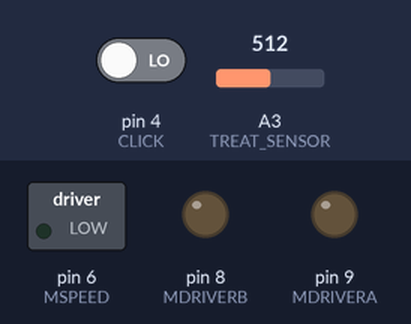
This sketch was run on a simulated Arduino Uno, built with avr-gcc and run on an emulated ATmega328P. Parts: switched loads named in the sketch (green lamp = pin HIGH), output pins drawn as LEDs (lit = HIGH). The inputs (shaded band) are chosen by the test bench; at power-on: pin 4 (CLICK) LOW, A3 (TREAT_SENSOR) = 512.

Above: at 1.2 s.
1.3 s: pin 4 (CLICK) driven HIGH
At 2.5 s:
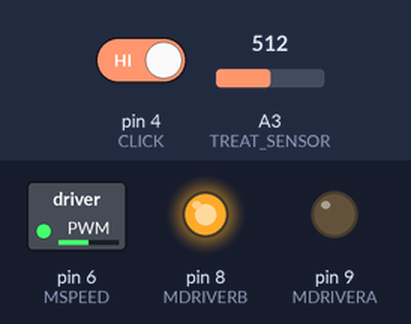
Timing chart, 0 to 4.3 s (numbered marks = the images above; inputs shaded):
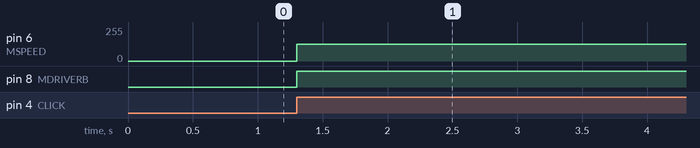

Measured:
- after the input at 1.3 s, pin 6 (MSPEED): 0/255 → 127/255 at once; pin 8 (MDRIVERB): LOW → HIGH at once

The sketch:

TreatAndTrainDriver.ino
```cpp
/*
 * Treat & Train Custom Driver
 * Author: Walker Arce, March 2020
 *
 * This program is used to drive the Treat & Train device for pellet dispensation.
 * It operates using a simple USB command protocol and can also be driven by the use of the
 * accompanying RF remote.
 *
 * The current operation of the system is as follows:
 *    1. A command is sent over USB to dispense a pellet,
 *        a. Drives wheel until pellet sensor is broken or wheel goes a full rotation.
 *    2. The button 'Dispense' is clicked on the RF remote
 *        a. Drives wheel until pellet sensor is broken or wheel goes a full rotation.
 *
 * The motor can be driven at a variety of levels, for the second state of operation, it will be driven at half speed (6V DC).
 *
 * This initial version is meant to simply replicate functionality.  The Treat & Train can be restored to original functionality
 * by reconnecting the internal board and sensors.
 *
 * v0.1
 * 16 March 2020
 */

#include "pins.h"

float Vout = 0.00;
float Vin = 0.00;
float R1 = 1000000.00; // resistance of R1 (1M)
float R2 = 1000000.00; // resistance of R2 (1M)

float wheelVoltage = 0;
float treatVoltage = 0;
int clickSignal = 0;

int clickCycles = 1;
int globalMotorSpeed = 127;

void setup()
{
   Serial.begin(9600);
   initPins();
   stopMotor();
   //testWheel();
   //moveMotor(50, true);
}

void loop()
{
  //Listen for the RF remote
  if (digitalRead(CLICK) == HIGH)
  {
    if(dispenseCommand(clickCycles, 127, false, false))
    {
      Serial.println("Successfully dispensed");
    }
    else
    {
      Serial.println("Error occurred");
    }
    while(digitalRead(CLICK) == HIGH) {}
  }
  //Wait for USB input
  while(Serial.available() > 0)
  {
    char command[4];
    size_t bytesRead = Serial.readBytes(command, 4);
    //Check for 'C' being sent
    if (command[0] == 67 && command[3] == 69)
    {
      switch(command[1])
      {
        //Check for 'D' being sent
        //This dispenses the specified number of treats, give or take.
        case 68:
          if (dispenseCommand(command[2], globalMotorSpeed, false, true))
          {
            Serial.write(0x00);
          }
          break;
        //Check for 'P' being sent
        //This prints out the current state of the internal sensors.
        case 80:
          debugSensors();
          Serial.write(0x00);
          break;
        //Check for 'B' being sent
        //This updates the number of treats dispensed when RF remote is clicked
        case 66:
          clickCycles = command[2] - 0x30;
          Serial.write(0x00);
          break;
        //Command not recognized
        default:
          Serial.write(0x01);
      }
    }
    else
    {
      Serial.write(0x01);
    }
  }
}

void testWheel()
{
  int motorSpeed = 0;
  while(motorSpeed != 255/2){
  moveMotor(motorSpeed++, true);
  wheelVoltage = getVoltage(WHEEL_SENSOR, 10);
  wheelVoltage = roundFloat(wheelVoltage, 1);

  treatVoltage = getVoltage(TREAT_SENSOR, 10);
  treatVoltage = roundFloat(treatVoltage, 1);

  Serial.print("Wheel Voltage: ");
  Serial.print(wheelVoltage);
  Serial.print("V | Treat Voltage: ");
  Serial.print(treatVoltage);
  Serial.print("V");
  Serial.print(" | Speed: ");
  Serial.print(motorSpeed);
  Serial.println();
  delay(500);
  }
  stopMotor();
}

void debugSensors()
{
  wheelVoltage = getVoltage(WHEEL_SENSOR, 10);
  wheelVoltage = roundFloat(wheelVoltage, 1);

  treatVoltage = getVoltage(TREAT_SENSOR, 10);
  treatVoltage = roundFloat(treatVoltage, 1);

  Serial.print("Wheel Voltage: ");
  Serial.print(wheelVoltage);
  Serial.print("V | Treat Voltage: ");
  Serial.print(treatVoltage);
  Serial.print("V");
  Serial.println();
}
bool dispenseCommand(int cycles, int motorSpeed, bool motorDir, bool isASCII)
{
  int treatSamples = cycles;
  if (isASCII) { treatSamples = cycles - 0x30; }
  int wheelSamples = treatSamples * 3;
  moveMotor(motorSpeed, motorDir);

  while (treatSamples != 0)
  {
    treatVoltage = getVoltage(TREAT_SENSOR, 10);
    treatVoltage = roundFloat(treatVoltage, 1);

    if (treatVoltage < 1.00)
    {
      treatSamples--;
      while (treatVoltage < 1.00)
      {
        treatVoltage = getVoltage(TREAT_SENSOR, 10);
        treatVoltage = roundFloat(treatVoltage, 1);
      }
    }
    /*
    wheelVoltage = getVoltage(WHEEL_SENSOR, 10);
    wheelVoltage = roundFloat(wheelVoltage, 1);

    if (wheelVoltage < 4.90)
    {
      wheelSamples--;
      delay(500);
      while (wheelVoltage < 4.90)
      {
        wheelVoltage = getVoltage(WHEEL_SENSOR, 10);
        wheelVoltage = roundFloat(wheelVoltage, 1);
      }
    }
    */
  }
  stopMotor();
  return true;
}

//Source: https://stackoverflow.com/questions/1343890/how-do-i-restrict-a-float-value-to-only-two-places-after-the-decimal-point-in-c
float roundFloat(float raw, int precision)
{
  return floorf(raw * (10 * precision)) / 10;
}
//Source: https://create.arduino.cc/projecthub/next-tech-lab/voltmeter-using-arduino-00e7d1
float getVoltage(int pin, int samples)
{
  int val = getAverageReading(pin, samples);
  Vout = (val * 5.00) / 1024.00; // formula for calculating voltage out i.e. V+, here 5.00
  Vin = Vout / (R2/(R1+R2)); // formula for calculating voltage in i.e. GND
  if (Vin<0.09)//condition
  {
   Vin=0.00;
  }
  return Vin;
}

int getAverageReading(int pin, int numReadings)
{
  int adcReading = 0;
  for (int i = 0; i < numReadings; i++)
  {
    adcReading += analogRead(pin);
  }
  adcReading /= numReadings;
  return adcReading;
}

void moveMotor(int motorSpeed, bool motorDir)
{
  //Set motor speed before driving motor
  analogWrite(MSPEED, motorSpeed);
  //If true, then drive it clockwise
  if (motorDir)
  {
    digitalWrite(MDRIVERA, HIGH);
    digitalWrite(MDRIVERB, LOW);
  }
  //If false, then drive it counter-clockwise
  else
  {
    digitalWrite(MDRIVERA, LOW);
    digitalWrite(MDRIVERB, HIGH);
  }
}

void stopMotor()
{
  analogWrite(MSPEED, 0);
  digitalWrite(MDRIVERA, LOW);
  digitalWrite(MDRIVERB, LOW);
}

void initPins()
{
  //Initialize inputs
  pinMode(WHEEL_SENSOR, INPUT);
  pinMode(TREAT_SENSOR, INPUT);
  pinMode(CLICK, INPUT);

  //Initialize outputs
  pinMode(MDRIVERA, OUTPUT);
  pinMode(MDRIVERB, OUTPUT);
  pinMode(MSPEED, OUTPUT);
}
```

pins.h
```cpp
#define MDRIVERA 9
#define MDRIVERB 8
#define MSPEED 6
#define CLICK 4
#define WHEEL_SENSOR A1
#define TREAT_SENSOR A3
```
